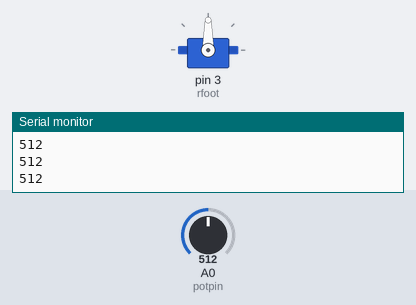
Bench run of a sketch on a simulated Arduino Uno, built with avr-gcc and run on an emulated ATmega328P. On the bench: servo, the last lines printed to the serial monitor. The inputs (shaded band) are chosen by the test bench; at power-on: A0 (potpin) = 512.

Above: at 1.2 s.
1.3 s: A0 (potpin) set to 716
At 2.5 s:
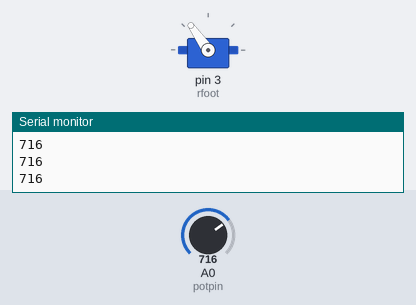
2.8 s: A0 (potpin) set to 900
At 3.5 s:
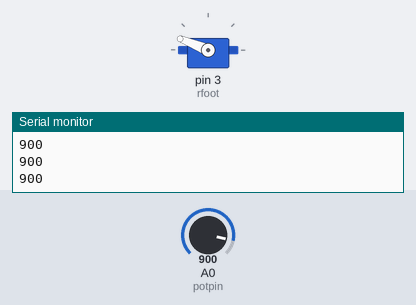
4.3 s: A0 (potpin) set to 1023
At 5.5 s:
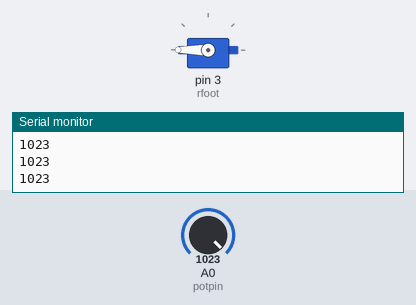
5.8 s: A0 (potpin) set to 306
At 6.2 s:
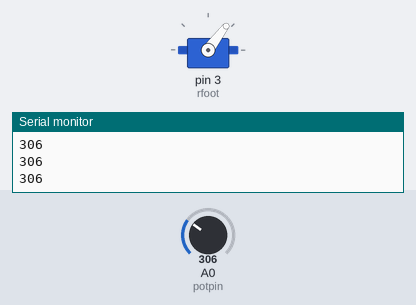
7.3 s: A0 (potpin) set to 122
At 8.3 s:
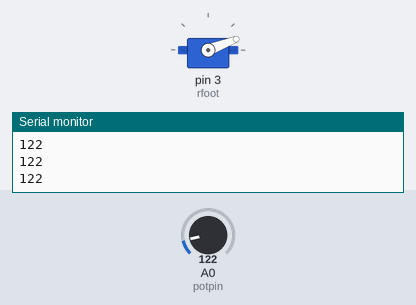
8.8 s: A0 (potpin) set to 0
At 9.2 s:
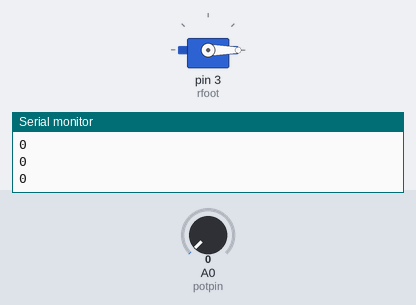
Timing chart, 0 to 11.3 s (numbered marks = the images above; inputs shaded):
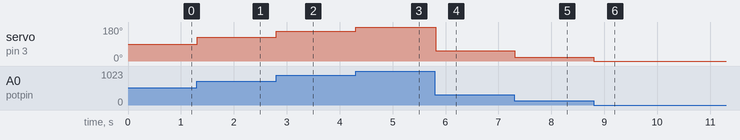

The sketch:

bob-biped-wally.ino
```cpp
/* First Step for a Biped
 *
 *  This first version must be a 4 servos 9g responding to an pot
 *  The pot values must be printed on serial
 */

#include <Servo.h>

Servo rfoot; //right foot
Servo lfoot; //left foot
Servo rbut; //right but
Servo lbut; //left but


int potpin = 0; //analog ping A0 connect to the first pot
int potA; //prints of my pot

int stepa;
int pevai = 1;

void setup() {

  Serial.begin(9600);
  rfoot.attach(3);
  //lfoot.attach(5);
  //rbut.attach(6);
  //lbut.attach(9);
  //lfoot.write(30);

}

void dance() {

  if (stepa == 0) {delay(1000); pevai = 1 ;}
  if ( stepa == 87) {delay(1000); pevai = -1;}

  stepa += pevai;
  Serial.println(stepa);
  rfoot.write(stepa);
  lfoot.write(stepa);
  delay(10);
}

void potcontrol(){

  //poting controling two servos... rfoot and lfoot
  potA = analogRead(potpin); //reading pot on potA
  Serial.println(potA);
  potA = map(potA, 0, 1023, 0, 180);
  rfoot.write(potA);
  //lfoot.write(potA);
  //rbut.write(potA);
  //lbut.write(potA);
  delay(15);
}

void walk(){


}

void loop() {

  //dance();
  potcontrol();
  //walk();

}
```

Measured:
- after the input at 1.3 s, servo on pin 3 (rfoot): 90° → 125° at once
- after the input at 2.8 s, servo on pin 3 (rfoot): 125° → 158° at once
- after the input at 4.3 s, servo on pin 3 (rfoot): 158° → 180° at once
- after the input at 5.8 s, servo on pin 3 (rfoot): 180° → 53° at once
- after the input at 7.3 s, servo on pin 3 (rfoot): 53° → 21° at once
- after the input at 8.8 s, servo on pin 3 (rfoot): 21° → 0° at once
